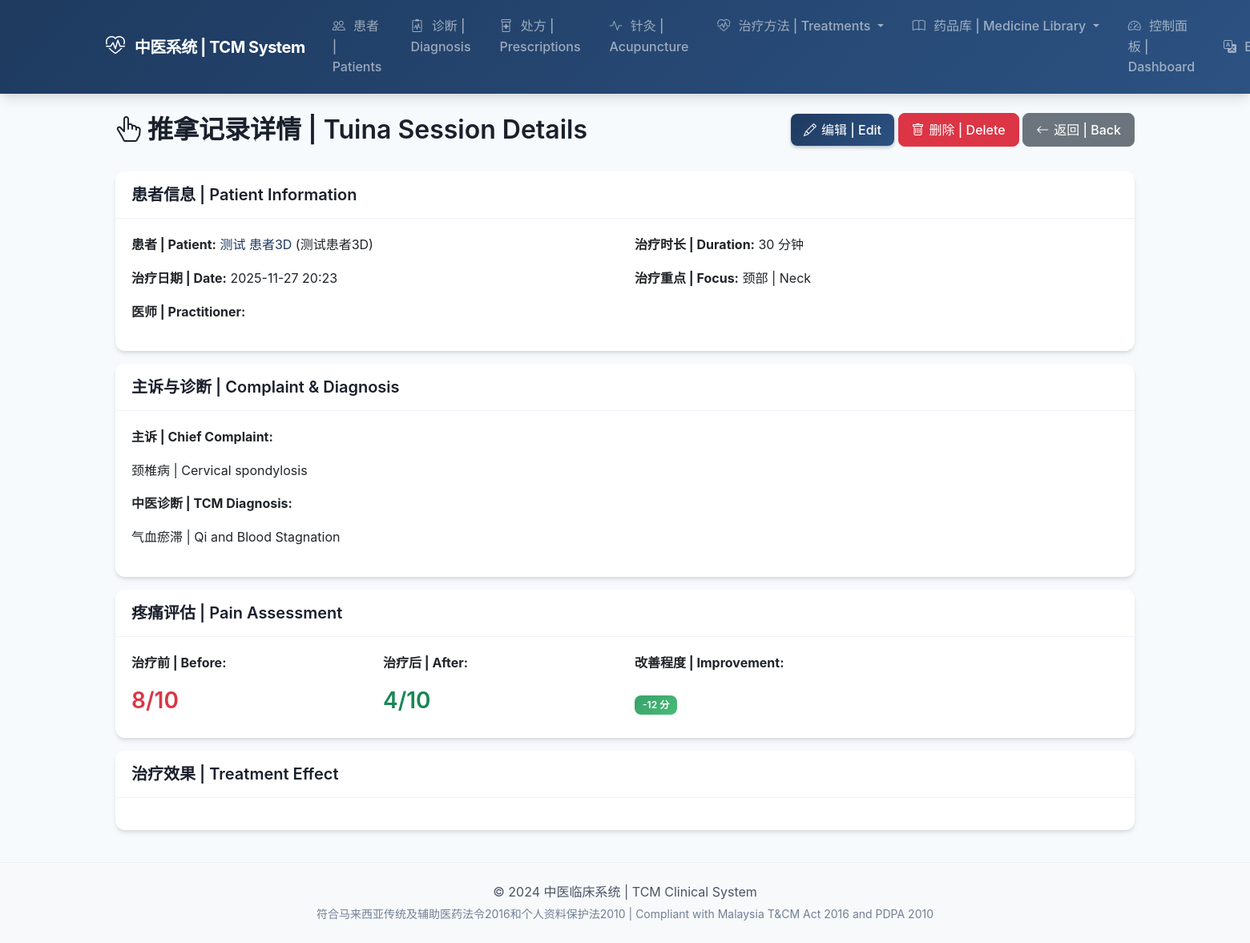
Screenshot of /tuina/11/ (signed in) with the database file from the repository.
### tuina/models.py (models this page shows, shortened)
class TuinaSession(models.Model):
    patient = models.ForeignKey(
        'patients.Patient',
        on_delete=models.CASCADE,
        related_name='tuina_sessions',
        verbose_name=_('患者 | Patient'),
    )
    practitioner = models.ForeignKey(
        settings.AUTH_USER_MODEL,
        on_delete=models.SET_NULL,
        null=True,
        related_name='tuina_sessions',
        verbose_name=_('医师 | Practitioner'),
    )
    session_date = models.DateTimeField(
        _('治疗日期 | Session Date'),
    )
    chief_complaint = models.TextField(
        _('主诉 | Chief Complaint'),
    )
    tcm_diagnosis = models.TextField(
        _('中医诊断 | TCM Diagnosis'),
        blank=True,
    )
    treatment_principle = models.TextField(
        _('治则 | Treatment Principle'),
        blank=True,
    )
    duration_minutes = models.IntegerField(
        _('治疗时长(分钟) | Duration (minutes)'),
        default=30,
    )
    treatment_areas = models.JSONField(
        _('治疗部位 | Treatment Areas'),
        default=list,
        help_text=_('治疗的身体部位列表 | List of body areas treated'),
    )
    primary_focus = models.CharField(
        _('主要治疗重点 | Primary Focus'),
        max_length=200,
        blank=True,
        help_text=_('例如：颈椎病、腰痛、肩周炎等'),
    )
    pain_level_before = models.IntegerField(
        _('治疗前疼痛等级 | Pain Level Before'),
        null=True,
        blank=True,
        help_text=_('0-10级，0=无痛，10=剧痛'),
    )
    pain_level_after = models.IntegerField(
        _('治疗后疼痛等级 | Pain Level After'),
        null=True,
        blank=True,
        help_text=_('0-10级'),
    )
    mobility_before = models.CharField(
        _('治疗前活动度 | Mobility Before'),
        max_length=200,
        blank=True,
    )
    mobility_after = models.CharField(
        _('治疗后活动度 | Mobility After'),
        max_length=200,
        blank=True,
    )
    patient_sensation = models.TextField(
        _('患者感受 | Patient Sensation'),
        blank=True,
        help_text=_('治疗过程中和治疗后的感受'),
    )
    immediate_effect = models.TextField(
        _('即时效果 | Immediate Effect'),
        blank=True,
    )
    home_exercises = models.TextField(
        _('家庭练习 | Home Exercises'),
        blank=True,
        help_text=_('建议患者在家进行的练习'),
    )
    lifestyle_advice = models.TextField(
        _('生活建议 | Lifestyle Advice'),
        blank=True,
    )
    next_session_date = models.DateField(
        _('下次治疗日期 | Next Session Date'),
        null=True,
        blank=True,
    )
    attachments = models.JSONField(
        _('附件 | Attachments'),
        default=list,
        blank=True,
    )
    notes = models.TextField(
        _('备注 | Notes'),
        blank=True,
    )
    is_active = models.BooleanField(_('启用 | Active'), default=True)
    created_at = models.DateTimeField(auto_now_add=True)
    updated_at = models.DateTimeField(auto_now=True)
    class Meta:
        verbose_name = _('推拿记录 | Tuina Session')
        verbose_name_plural = _('推拿记录 | Tuina Sessions')
        ordering = ['-session_date']

### patients/models.py (models this page shows, shortened)
class Patient(models.Model):
    class Gender(models.TextChoices):
        MALE = 'M', _('Male (男)')
        FEMALE = 'F', _('Female (女)')
        OTHER = 'O', _('Other (其他)')
    class BloodType(models.TextChoices):
        A_POSITIVE = 'A+', 'A+'
        A_NEGATIVE = 'A-', 'A-'
        B_POSITIVE = 'B+', 'B+'
        B_NEGATIVE = 'B-', 'B-'
        AB_POSITIVE = 'AB+', 'AB+'
        AB_NEGATIVE = 'AB-', 'AB-'
        O_POSITIVE = 'O+', 'O+'
        O_NEGATIVE = 'O-', 'O-'
        UNKNOWN = 'UK', _('Unknown')
    patient_id = models.UUIDField(
        default=uuid.uuid4,
        editable=False,
        unique=True,
    )
    first_name = models.CharField(
        _('First Name'),
        max_length=100,
    )
    last_name = models.CharField(
        _('Last Name'),
        max_length=100,
    )
    chinese_name = models.CharField(
        _('Chinese Name (中文姓名)'),
        max_length=100,
        blank=True,
    )
    ic_number = models.CharField(
        _('IC/Passport Number'),
        max_length=30,
        unique=True,
        help_text=_('Malaysian IC or Passport number'),
    )
    date_of_birth = models.DateField(
        _('Date of Birth'),
    )
    gender = models.CharField(
        _('Gender'),
        max_length=1,
        choices=Gender.choices,
    )
    blood_type = models.CharField(
        _('Blood Type'),
        max_length=3,
        choices=BloodType.choices,
        default=BloodType.UNKNOWN,
    )
    phone = models.CharField(
        _('Phone Number'),
        max_length=20,
    )
    email = models.EmailField(
        _('Email'),
        blank=True,
    )
    address = models.TextField(
        _('Address'),
    )
    emergency_contact_name = models.CharField(
        _('Emergency Contact Name'),
        max_length=100,
        blank=True,
    )
    emergency_contact_phone = models.CharField(
        _('Emergency Contact Phone'),
        max_length=20,
        blank=True,
    )
    allergies = models.TextField(
        _('Allergies (过敏史)'),
        blank=True,
        help_text=_('List all known allergies to medications, herbs, or substances'),
    )
    chronic_conditions = models.TextField(
        _('Chronic Conditions (慢性疾病)'),
        blank=True,
        help_text=_('e.g., Diabetes, Hypertension, Heart Disease'),
    )
    current_medications = models.TextField(
        _('Current Medications (目前用药)'),
        blank=True,
        help_text=_('List all current Western and TCM medications'),
    )
    medical_history = models.TextField(
        _('Medical History (病史)'),
        blank=True,
        help_text=_('Past surgeries, major illnesses, hospitalizations'),
    )
    family_history = models.TextField(
        _('Family History (家族史)'),
        blank=True,
        help_text=_('Hereditary conditions in family'),
    )
    tcm_constitution = models.CharField(
        _('TCM Constitution (中医体质)'),
        max_length=100,
        blank=True,
        help_text=_('e.g., 气虚质, 阳虚质, 痰湿质'),
    )
    photo = models.ImageField(
        _('Photo'),
        upload_to='patients/photos/',
        blank=True,
        null=True,
    )
    notes = models.TextField(
        _('Additional Notes'),
        blank=True,
    )
    assigned_practitioner = models.ForeignKey(
        settings.AUTH_USER_MODEL,
        on_delete=models.SET_NULL,
        null=True,
        blank=True,
        related_name='patients',
        limit_choices_to={'role': 'practitioner'},
        verbose_name=_('Assigned Practitioner'),
    )
    user_account = models.OneToOneField(
        settings.AUTH_USER_MODEL,
        on_delete=models.SET_NULL,
        null=True,
        blank=True,
        related_name='patient_profile',
        verbose_name=_('User Account'),
    )
    consent_data_sharing = models.BooleanField(
        _('Consent to Data Sharing'),
        default=False,
        help_text=_('PDPA 2010 compliant consent for data sharing'),
    )
    consent_date = models.DateField(
        _('Consent Date'),
        null=True,
        blank=True,
    )
    is_active = models.BooleanField(
        _('Active'),
        default=True,
    )
    created_at = models.DateTimeField(auto_now_add=True)
    updated_at = models.DateTimeField(auto_now=True)
    class Meta:
        verbose_name = _('Patient')
        verbose_name_plural = _('Patients')
        ordering = ['-updated_at']
    @property
    def full_name(self):
        return f"{self.first_name} {self.last_name}"

### tuina/views.py (the view)
# urls.py: path('<int:pk>/', views.tuina_session_detail, name='session_detail'),
@login_required
def tuina_session_detail(request, pk):
    session = get_object_or_404(TuinaSession, pk=pk, is_active=True)
    context = {
        'title': _('推拿记录详情 | Tuina Session Details'),
        'session': session,
    }
    return render(request, 'tuina/session_detail.html', context)

### accounts/models.py (called while the page is built)
    @property
    def is_admin(self):
        return self.role == self.Role.ADMIN

    @property
    def is_practitioner(self):
        return self.role == self.Role.PRACTITIONER

### templates/tuina/session_detail.html (shortened to what this page needs)
{% extends 'base.html' %}
{% load i18n %}
{% block content %}
<div class="container-fluid">
    <div class="row mb-4">
        <div class="col">
            <h2><i class="bi bi-hand-index-thumb"></i> 推拿记录详情 | Tuina Session Details</h2>
        </div>
        <div class="col-auto">
            <a href="{% url 'tuina:session_edit' session.pk %}" class="btn btn-primary">
                <i class="bi bi-pencil"></i> 编辑 | Edit
            </a>
            <a href="{% url 'tuina:session_delete' session.pk %}" class="btn btn-danger">
                <i class="bi bi-trash"></i> 删除 | Delete
            </a>
            <a href="{% url 'tuina:session_list' %}" class="btn btn-secondary">
                <i class="bi bi-arrow-left"></i> 返回 | Back
            </a>
        </div>
    </div>
    <div class="card mb-3">
        <div class="card-header">
            <h5 class="mb-0">患者信息 | Patient Information</h5>
        </div>
        <div class="card-body">
            <div class="row">
                <div class="col-md-6">
                    <p><strong>患者 | Patient:</strong>
                        <a href="{% url 'patients:detail' session.patient.pk %}">{{ session.patient.full_name }}</a>
                        {% if session.patient.chinese_name %}({{ session.patient.chinese_name }}){% endif %}
                    </p>
                    <p><strong>治疗日期 | Date:</strong> {{ session.session_date|date:"Y-m-d H:i" }}</p>
                    <p><strong>医师 | Practitioner:</strong> {{ session.practitioner.get_full_name }}</p>
                </div>
                <div class="col-md-6">
                    <p><strong>治疗时长 | Duration:</strong> {{ session.duration_minutes }} 分钟</p>
                    <p><strong>治疗重点 | Focus:</strong> {{ session.primary_focus|default:"-" }}</p>
                </div>
            </div>
        </div>
    </div>
    <div class="card mb-3">
        <div class="card-header">
            <h5 class="mb-0">主诉与诊断 | Complaint & Diagnosis</h5>
        </div>
        <div class="card-body">
            <p><strong>主诉 | Chief Complaint:</strong></p>
            <p>{{ session.chief_complaint }}</p>
            {% if session.tcm_diagnosis %}
            <p class="mt-3"><strong>中医诊断 | TCM Diagnosis:</strong></p>
            <p>{{ session.tcm_diagnosis }}</p>
            {% endif %}
        </div>
    </div>
    <div class="card mb-3">
        <div class="card-header">
            <h5 class="mb-0">疼痛评估 | Pain Assessment</h5>
        </div>
        <div class="card-body">
            <div class="row">
                <div class="col-md-3">
                    <p><strong>治疗前 | Before:</strong></p>
                    {% if session.pain_level_before %}
                    <h3 class="text-danger">{{ session.pain_level_before }}/10</h3>
                    {% else %}
                    <p class="text-muted">-</p>
                    {% endif %}
                </div>
                <div class="col-md-3">
                    <p><strong>治疗后 | After:</strong></p>
                    {% if session.pain_level_after %}
                    <h3 class="text-success">{{ session.pain_level_after }}/10</h3>
                    {% else %}
                    <p class="text-muted">-</p>
                    {% endif %}
                </div>
                <div class="col-md-6">
                    {% if session.pain_level_before and session.pain_level_after %}
                    <p><strong>改善程度 | Improvement:</strong></p>
                    <h3>
                        <span class="badge bg-success">
                            -{{ session.pain_level_before|add:session.pain_level_after|floatformat:0|default:"0" }} 分
                        </span>
                    </h3>
                    {% endif %}
                </div>
            </div>
        </div>
    </div>
    <div class="card mb-3">
        <div class="card-header">
            <h5 class="mb-0">治疗效果 | Treatment Effect</h5>
        </div>
        <div class="card-body">
        </div>
    </div>
</div>
{% endblock %}

### static/css/style.css (style rules this page uses)
:root { --tcm-primary: #1e3a5f; --tcm-primary-light: #2c5282; --tcm-primary-dark: #152a45; --tcm-secondary: #38a169; --tcm-secondary-light: #48bb78; --tcm-accent: #ed8936; --tcm-accent-light: #f6ad55; --tcm-danger: #e53e3e; --tcm-warning: #ecc94b; --tcm-info: #4299e1; --tcm-gray-50: #f7fafc; --tcm-gray-100: #edf2f7; --tcm-gray-200: #e2e8f0; --tcm-gray-300: #cbd5e0; --tcm-gray-400: #a0aec0; --tcm-gray-500: #718096; --tcm-gray-600: #4a5568; --tcm-gray-700: #2d3748; --tcm-gray-800: #1a202c; --tcm-gradient: linear-gradient(135deg, var(--tcm-primary) 0%, var(--tcm-primary-light) 100%); --tcm-gradient-accent: linear-gradient(135deg, var(--tcm-secondary) 0%, var(--tcm-secondary-light) 100%); --shadow-sm: 0 1px 2px 0 rgba(0, 0, 0, 0.05); --shadow: 0 4px 6px -1px rgba(0, 0, 0, 0.1), 0 2px 4px -1px rgba(0, 0, 0, 0.06); --shadow-md: 0 10px 15px -3px rgba(0, 0, 0, 0.1), 0 4px 6px -2px rgba(0, 0, 0, 0.05); --shadow-lg: 0 20px 25px -5px rgba(0, 0, 0, 0.1), 0 10px 10px -5px rgba(0, 0, 0, 0.04); --transition-fast: 150ms ease; --transition-normal: 300ms ease; --radius-sm: 0.375rem; --radius: 0.5rem; --radius-lg: 0.75rem; --radius-xl: 1rem; }
* { box-sizing: border-box; }
body { min-height: 100vh; display: flex; flex-direction: column; font-family: 'Inter', -apple-system, BlinkMacSystemFont, 'Segoe UI', Roboto, sans-serif; background-color: var(--tcm-gray-50); color: var(--tcm-gray-700); line-height: 1.6; }
h1, h2, h3, h4, h5, h6 { font-weight: 600; color: var(--tcm-gray-800); line-height: 1.3; }
a { color: var(--tcm-primary); text-decoration: none; transition: color var(--transition-fast); }
.card { border: none; border-radius: var(--radius-lg); box-shadow: var(--shadow); transition: all var(--transition-normal); overflow: hidden; }
.card-header { background-color: white; border-bottom: 1px solid var(--tcm-gray-100); font-weight: 600; padding: 1rem 1.25rem; }
.card-body { padding: 1.25rem; }
.btn { font-weight: 500; padding: 0.5rem 1rem; border-radius: var(--radius); transition: all var(--transition-fast); display: inline-flex; align-items: center; justify-content: center; gap: 0.375rem; }
.btn i { font-size: 1rem; }
.btn-primary { background: var(--tcm-gradient); border: none; box-shadow: 0 2px 4px rgba(30, 58, 95, 0.3); }
.badge { font-weight: 600; font-size: 0.75rem; padding: 0.375rem 0.625rem; border-radius: var(--radius); }
.badge.bg-success { background: var(--tcm-gradient-accent) !important; }

### rows the page displays
TuinaSession: patient.full_name "测试 患者3D", patient.chinese_name "测试患者3D", session_date "2025-11-27 20:23", duration_minutes "30", primary_focus "颈部 | Neck", chief_complaint "颈椎病 | Cervical spondylosis", tcm_diagnosis "气血瘀滞 | Qi and Blood Stagnation", pain_level_before "8", pain_level_after "4", pain_level_before|add "12"
